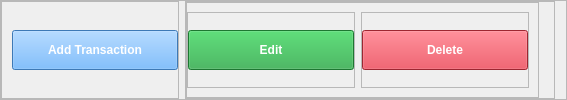
                            <widget class="QFrame" name="frame_65">
                             <property name="font">
                              <font>
                               <pointsize>10</pointsize>
                              </font>
                             </property>
                             <property name="frameShape">
                              <enum>QFrame::StyledPanel</enum>
                             </property>
                             <property name="frameShadow">
                              <enum>QFrame::Raised</enum>
                             </property>
                             <layout class="QHBoxLayout" name="horizontalLayout_39">
                              <property name="leftMargin">
                               <number>0</number>
                              </property>
                              <property name="topMargin">
                               <number>0</number>
                              </property>
                              <property name="bottomMargin">
                               <number>0</number>
                              </property>
                              <item alignment="Qt::AlignLeft">
                               <widget class="QFrame" name="frame_66">
                                <property name="minimumSize">
                                 <size>
                                  <width>131</width>
                                  <height>0</height>
                                 </size>
                                </property>
                                <property name="frameShape">
                                 <enum>QFrame::StyledPanel</enum>
                                </property>
                                <property name="frameShadow">
                                 <enum>QFrame::Raised</enum>
                                </property>
                                <layout class="QHBoxLayout" name="horizontalLayout_40">
                                 <property name="leftMargin">
                                  <number>10</number>
                                 </property>
                                 <property name="topMargin">
                                  <number>10</number>
                                 </property>
                                 <property name="rightMargin">
                                  <number>0</number>
                                 </property>
                                 <item alignment="Qt::AlignHCenter|Qt::AlignVCenter">
                                  <widget class="QPushButton" name="add_transactionBtn">
                                   <property name="minimumSize">
                                    <size>
                                     <width>166</width>
                                     <height>40</height>
                                    </size>
                                   </property>
                                   <property name="font">
                                    <font>
                                     <pointsize>9</pointsize>
                                     <weight>75</weight>
                                     <bold>true</bold>
                                    </font>
                                   </property>
                                   <property name="cursor">
                                    <cursorShape>PointingHandCursor</cursorShape>
                                   </property>
                                   <property name="styleSheet">
                                    <string notr="true">#add_transactionBtn{
	background-color: rgb(85, 170, 255);
	color: rgb(255, 255, 255);
}
#add_transactionBtn:hover{
	
	background-color: rgb(0, 85, 127);
}</string>
                                   </property>
                                   <property name="text">
                                    <string>Add Transaction</string>
                                   </property>
                                   <property name="icon">
                                    <iconset resource="../Resource/resource.qrc">
                                     <normaloff>:/icon/plus.svg</normaloff>:/icon/plus.svg</iconset>
                                   </property>
                                  </widget>
                                 </item>
                                </layout>
                               </widget>
                              </item>
                              <item>
                               <widget class="QFrame" name="frame_67">
                                <property name="sizePolicy">
                                 <sizepolicy hsizetype="Expanding" vsizetype="Preferred">
                                  <horstretch>0</horstretch>
                                  <verstretch>0</verstretch>
                                 </sizepolicy>
                                </property>
                                <property name="frameShape">
                                 <enum>QFrame::StyledPanel</enum>
                                </property>
                                <property name="frameShadow">
                                 <enum>QFrame::Raised</enum>
                                </property>
                                <layout class="QHBoxLayout" name="horizontalLayout_6">
                                 <property name="leftMargin">
                                  <number>0</number>
                                 </property>
                                 <property name="topMargin">
                                  <number>0</number>
                                 </property>
                                 <property name="bottomMargin">
                                  <number>0</number>
                                 </property>
                                 <item alignment="Qt::AlignLeft">
                                  <widget class="QFrame" name="frame_19">
                                   <property name="frameShape">
                                    <enum>QFrame::StyledPanel</enum>
                                   </property>
                                   <property name="frameShadow">
                                    <enum>QFrame::Raised</enum>
                                   </property>
                                   <layout class="QHBoxLayout" name="horizontalLayout_12">
                                    <property name="leftMargin">
                                     <number>0</number>
                                    </property>
                                    <item alignment="Qt::AlignLeft">
                                     <widget class="QFrame" name="fame_edit">
                                      <property name="styleSheet">
                                       <string notr="true"/>
                                      </property>
                                      <property name="frameShape">
                                       <enum>QFrame::StyledPanel</enum>
                                      </property>
                                      <property name="frameShadow">
                                       <enum>QFrame::Raised</enum>
                                      </property>
                                      <layout class="QHBoxLayout" name="horizontalLayout_8">
                                       <property name="spacing">
                                        <number>0</number>
                                       </property>
                                       <property name="leftMargin">
                                        <number>0</number>
                                       </property>
                                       <property name="topMargin">
                                        <number>0</number>
                                       </property>
                                       <property name="rightMargin">
                                        <number>0</number>
                                       </property>
                                       <property name="bottomMargin">
                                        <number>0</number>
                                       </property>
                                       <item alignment="Qt::AlignLeft">
                                        <widget class="QPushButton" name="edit_button">
                                         <property name="minimumSize">
                                          <size>
                                           <width>166</width>
                                           <height>40</height>
                                          </size>
                                         </property>
                                         <property name="font">
                                          <font>
                                           <pointsize>9</pointsize>
                                           <weight>75</weight>
                                           <bold>true</bold>
                                          </font>
                                         </property>
                                         <property name="cursor">
                                          <cursorShape>PointingHandCursor</cursorShape>
                                         </property>
                                         <property name="styleSheet">
                                          <string notr="true">#edit_button{
	background-color:#28A745;
	color: rgb(255, 255, 255);
}
#edit_button:hover{
	background-color:#198754;
}</string>
                                         </property>
                                         <property name="text">
                                          <string>Edit</string>
                                         </property>
                                        </widget>
                                       </item>
                                      </layout>
                                     </widget>
                                    </item>
                                    <item>
                                     <widget class="QFrame" name="frame_delete">
                                      <property name="styleSheet">
                                       <string notr="true"/>
                                      </property>
                                      <property name="frameShape">
                                       <enum>QFrame::StyledPanel</enum>
                                      </property>
                                      <property name="frameShadow">
                                       <enum>QFrame::Raised</enum>
                                      </property>
                                      <layout class="QHBoxLayout" name="horizontalLayout_9">
                                       <property name="spacing">
                                        <number>0</number>
                                       </property>
                                       <property name="leftMargin">
                                        <number>0</number>
                                       </property>
                                       <property name="topMargin">
                                        <number>0</number>
                                       </property>
                                       <property name="rightMargin">
                                        <number>0</number>
                                       </property>
                                       <property name="bottomMargin">
                                        <number>0</number>
                                       </property>
                                       <item alignment="Qt::AlignLeft">
                                        <widget class="QPushButton" name="delete_button">
                                         <property name="minimumSize">
                                          <size>
                                           <width>166</width>
                                           <height>40</height>
                                          </size>
                                         </property>
                                         <property name="font">
                                          <font>
                                           <pointsize>9</pointsize>
                                           <weight>75</weight>
                                           <bold>true</bold>
                                          </font>
                                         </property>
                                         <property name="cursor">
                                          <cursorShape>PointingHandCursor</cursorShape>
                                         </property>
                                         <property name="styleSheet">
                                          <string notr="true">#delete_button{
	background-color:#DC3545;
	
	color: rgb(255, 255, 255);
}
#delete_button:hover{
	background-color:#D32F2F;
}</string>
                                         </property>
                                         <property name="text">
                                          <string>Delete</string>
                                         </property>
                                        </widget>
                                       </item>
                                      </layout>
                                     </widget>
                                    </item>
                                   </layout>
                                  </widget>
                                 </item>
                                 <item>
                                  <widget class="QFrame" name="frame_21">
                                   <property name="frameShape">
                                    <enum>QFrame::StyledPanel</enum>
                                   </property>
                                   <property name="frameShadow">
                                    <enum>QFrame::Raised</enum>
                                   </property>
                                  </widget>
                                 </item>
                                </layout>
                               </widget>
                              </item>
                             </layout>
                            </widget>
